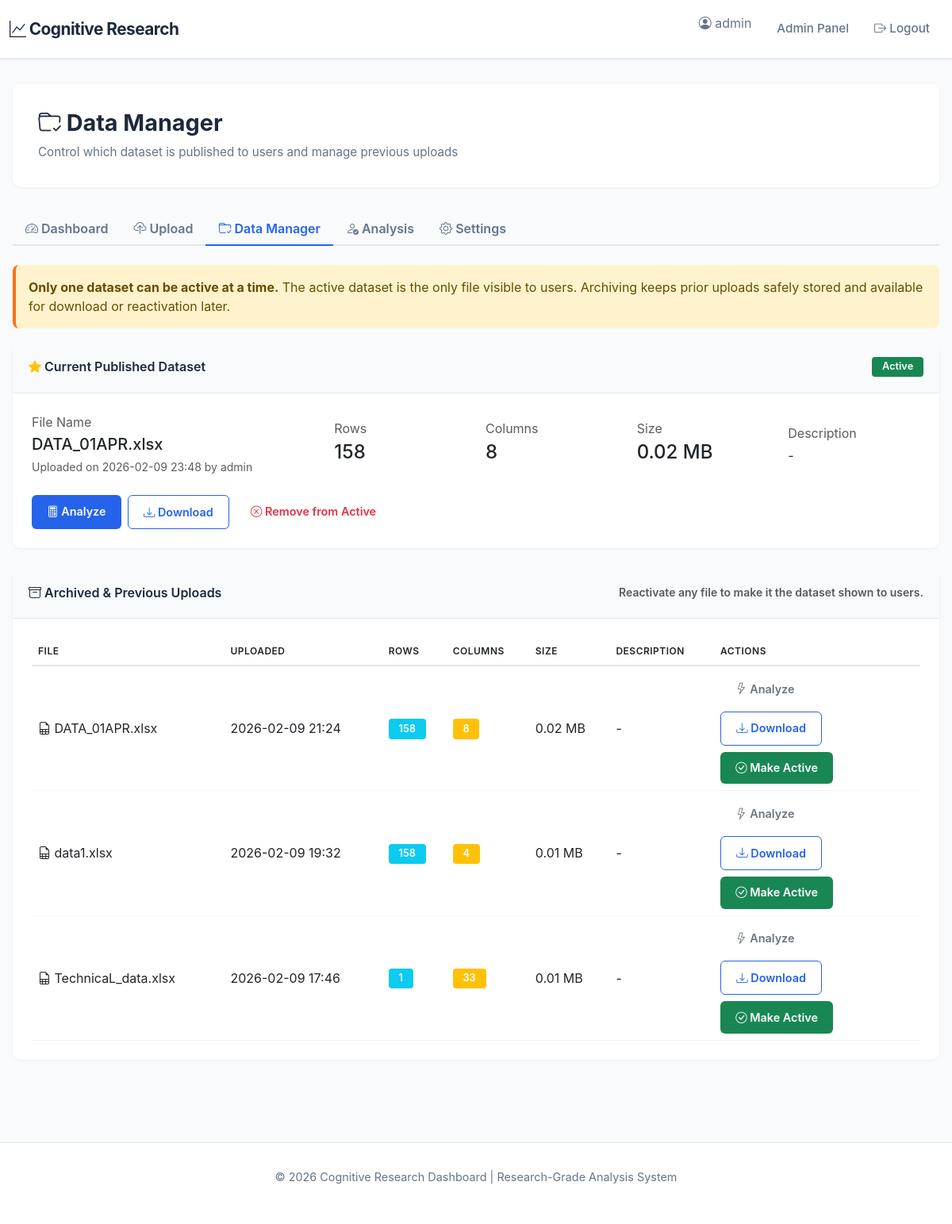
Page /admin/data-manager (signed in) on the committed database.
### app.py (models this page shows)
class DataFile(db.Model):
    __tablename__ = 'data_files'
    id = db.Column(db.Integer, primary_key=True)
    filename = db.Column(db.String(200), unique=True, nullable=False)
    original_name = db.Column(db.String(200), nullable=False)
    file_path = db.Column(db.String(300), nullable=False)
    uploaded_by = db.Column(db.String(80), nullable=False)
    file_size = db.Column(db.Integer)
    uploaded_at = db.Column(db.DateTime, default=datetime.utcnow)
    is_active = db.Column(db.Boolean, default=True)
    description = db.Column(db.Text)
    rows_count = db.Column(db.Integer)
    columns_count = db.Column(db.Integer)

### app.py (the view)
@app.route('/admin/data-manager')
def admin_data_manager():
    if 'user_id' not in session or session.get('user_type') != 'admin':
        return redirect(url_for('login'))
    active_file = DataFile.query.filter_by(is_active=True).order_by(DataFile.uploaded_at.desc()).first()
    archived_files = DataFile.query.filter_by(is_active=False).order_by(DataFile.uploaded_at.desc()).all()
    return render_template('admin/data_manager.html', active_file=active_file, archived_files=archived_files)

### templates/admin/data_manager.html (shortened to what this page needs)
{% extends "base.html" %}
{% block content %}
<div style="margin-bottom: 2rem;">
    <div class="page-header">
        <h1><i class="bi bi-folder-check"></i> Data Manager</h1>
        <p>Control which dataset is published to users and manage previous uploads</p>
    </div>
</div>
<ul class="nav nav-tabs mb-4">
    <li class="nav-item">
        <a class="nav-link" href="/admin/dashboard">
            <i class="bi bi-speedometer2"></i> Dashboard
        </a>
    </li>
    <li class="nav-item">
        <a class="nav-link" href="/admin/upload">
            <i class="bi bi-cloud-upload"></i> Upload
        </a>
    </li>
    <li class="nav-item">
        <a class="nav-link active" href="/admin/data-manager">
            <i class="bi bi-folder-check"></i> Data Manager
        </a>
    </li>
    <li class="nav-item">
        <a class="nav-link" href="/admin/single-analysis">
            <i class="bi bi-person-check"></i> Analysis
        </a>
    </li>
    <li class="nav-item">
        <a class="nav-link" href="/admin/configuration">
            <i class="bi bi-gear"></i> Settings
        </a>
    </li>
</ul>
<div class="alert alert-warning" style="border-left: 4px solid #f97316;">
    <strong>Only one dataset can be active at a time.</strong> The active dataset is the only file visible to users. Archiving keeps prior uploads safely stored and available for download or reactivation later.
</div>
{% if active_file %}
<div class="card mb-4">
    <div class="card-header d-flex justify-content-between align-items-center">
        <span><i class="bi bi-star-fill text-warning"></i> Current Published Dataset</span>
        <span class="badge bg-success">Active</span>
    </div>
    <div class="card-body">
        <div class="row g-4 align-items-center">
            <div class="col-md-4">
                <p class="text-muted mb-1">File Name</p>
                <h5 class="mb-1">{{ active_file.original_name }}</h5>
                <small class="text-muted">Uploaded on {{ active_file.uploaded_at.strftime('%Y-%m-%d %H:%M') }} by {{ active_file.uploaded_by }}</small>
            </div>
            <div class="col-md-2">
                <p class="text-muted mb-1">Rows</p>
                <h4>{{ active_file.rows_count }}</h4>
            </div>
            <div class="col-md-2">
                <p class="text-muted mb-1">Columns</p>
                <h4>{{ active_file.columns_count }}</h4>
            </div>
            <div class="col-md-2">
                <p class="text-muted mb-1">Size</p>
                <h4>{{ "%.2f"|format(active_file.file_size / 1024 / 1024) }} MB</h4>
            </div>
            <div class="col-md-2">
                <p class="text-muted mb-1">Description</p>
                <p class="mb-0">{{ active_file.description[:80] if active_file.description else '-' }}</p>
            </div>
        </div>
        <div class="d-flex flex-wrap gap-2 mt-4">
            <a href="/admin/quick-analyze/{{ active_file.id }}" class="btn btn-primary">
                <i class="bi bi-calculator"></i> Analyze
            </a>
            <a href="/admin/data-file/{{ active_file.id }}/download" class="btn btn-outline-primary">
                <i class="bi bi-download"></i> Download
            </a>
            <form method="POST" action="/admin/data-file/{{ active_file.id }}/archive" onsubmit="return confirm('Archive this dataset? Users will no longer see it.');">
                <button class="btn btn-outline-danger">
                    <i class="bi bi-x-circle"></i> Remove from Active
                </button>
            </form>
        </div>
    </div>
</div>
{% else %}
<div class="alert alert-info">
    <i class="bi bi-info-circle"></i> No dataset is currently active. Activate one of the archived uploads below or <a href="/admin/upload">upload a new file</a>.
</div>
{% endif %}
<div class="card">
    <div class="card-header d-flex justify-content-between align-items-center">
        <span><i class="bi bi-archive"></i> Archived & Previous Uploads</span>
        <small class="text-muted">Reactivate any file to make it the dataset shown to users.</small>
    </div>
    <div class="card-body">
        {% if archived_files %}
        <div class="table-responsive">
            <table class="table table-hover align-middle">
                <thead>
                    <tr>
                        <th>File</th>
                        <th>Uploaded</th>
                        <th>Rows</th>
                        <th>Columns</th>
                        <th>Size</th>
                        <th>Description</th>
                        <th style="width: 260px;">Actions</th>
                    </tr>
                </thead>
                <tbody>
                    {% for file in archived_files %}
                    <tr>
                        <td><i class="bi bi-file-earmark-spreadsheet"></i> {{ file.original_name }}</td>
                        <td>{{ file.uploaded_at.strftime('%Y-%m-%d %H:%M') }}</td>
                        <td><span class="badge bg-info">{{ file.rows_count }}</span></td>
                        <td><span class="badge bg-warning">{{ file.columns_count }}</span></td>
                        <td>{{ "%.2f"|format(file.file_size / 1024 / 1024) }} MB</td>
                        <td>{{ file.description[:60] if file.description else '-' }}</td>
                        <td>
                            <div class="d-flex flex-wrap gap-2">
                                <a href="/admin/quick-analyze/{{ file.id }}" class="btn btn-sm btn-outline-secondary">
                                    <i class="bi bi-lightning"></i> Analyze
                                </a>
                                <a href="/admin/data-file/{{ file.id }}/download" class="btn btn-sm btn-outline-primary">
                                    <i class="bi bi-download"></i> Download
                                </a>
                                <form method="POST" action="/admin/data-file/{{ file.id }}/activate" class="d-inline" onsubmit="return confirm('Make this the active dataset for users?');">
                                    <button class="btn btn-sm btn-success">
                                        <i class="bi bi-check-circle"></i> Make Active
                                    </button>
                                </form>
                            </div>
                        </td>
                    </tr>
                    {% endfor %}
                </tbody>
            </table>
        </div>
        {% else %}
        <div class="alert alert-light border">
            <i class="bi bi-archive"></i> No archived uploads yet. Older files will appear here once you upload new datasets.
        </div>
        {% endif %}
    </div>
</div>
{% endblock %}

### templates/base.html (style rules this page uses)
:root { --primary: #2563eb; --secondary: #1e40af; --success: #059669; --danger: #dc2626; --warning: #d97706; --info: #0891b2; --light: #f8fafc; --lighter: #f1f5f9; --dark: #1e293b; }
* { margin: 0; padding: 0; box-sizing: border-box; }
body { font-family: 'Inter', 'Segoe UI', Tahoma, Geneva, Verdana, sans-serif; background-color: #f8fafc; color: #1e293b; }
.page-header { background: white; padding: 2rem; border-radius: 10px; margin-bottom: 2rem; box-shadow: 0 1px 3px rgba(0, 0, 0, 0.06); }
.page-header h1 { font-size: 1.8rem; font-weight: 700; color: var(--dark); margin-bottom: 0.5rem; }
.page-header p { color: #64748b; margin: 0; font-size: 0.95rem; }
.card { border: none; border-radius: 10px; box-shadow: 0 1px 3px rgba(0, 0, 0, 0.06); transition: all 0.3s ease; overflow: hidden; margin-bottom: 1.5rem; }
.card-header { background: #f8fafc; border-bottom: 1px solid #e2e8f0; padding: 1.25rem; font-weight: 600; color: var(--dark); font-size: 1rem; }
.card-body { padding: 1.5rem; }
.btn { border-radius: 6px; font-weight: 600; padding: 0.6rem 1.2rem; font-size: 0.9rem; transition: all 0.3s ease; border: none; }
.btn-primary { background: var(--primary); color: white; }
.btn-outline-primary { border: 1px solid var(--primary); color: var(--primary); }
.alert { border: none; border-radius: 8px; border-left: 4px solid; padding: 1rem; }
.badge { padding: 0.4rem 0.8rem; border-radius: 4px; font-weight: 600; font-size: 0.8rem; }
.table { margin-bottom: 0; }
thead { background: #f8fafc; border-bottom: 2px solid #e2e8f0; }
thead th { font-weight: 600; text-transform: uppercase; font-size: 0.75rem; letter-spacing: 0.5px; color: #475569; padding: 1rem; border: none; }
tbody tr { border-bottom: 1px solid #f1f5f9; }
.nav-tabs { border-bottom: 2px solid #e2e8f0; }
.nav-tabs .nav-link { color: #64748b; border: none; font-weight: 600; border-bottom: 2px solid transparent; margin-bottom: -2px; }
.nav-tabs .nav-link.active { border-color: var(--primary); color: var(--primary); background: none; }

### rows in the picture
DataFile: original_name "DATA_01APR.xlsx", uploaded_at "2026-02-09 23:48", uploaded_by "admin", rows_count "158", columns_count "8", active_file.file_size/1024/1024 "0.02", description "-"
DataFile: original_name "DATA_01APR.xlsx", uploaded_at "2026-02-09 21:24", rows_count "158", columns_count "8", file.file_size/1024/1024 "0.02", description "-"
DataFile: original_name "data1.xlsx", uploaded_at "2026-02-09 19:32", rows_count "158", columns_count "4", file.file_size/1024/1024 "0.01", description "-"
DataFile: original_name "TechnicaL_data.xlsx", uploaded_at "2026-02-09 17:46", rows_count "1", columns_count "33", file.file_size/1024/1024 "0.01", description "-"

### other values in the picture
{{ session.username }} "admin"
